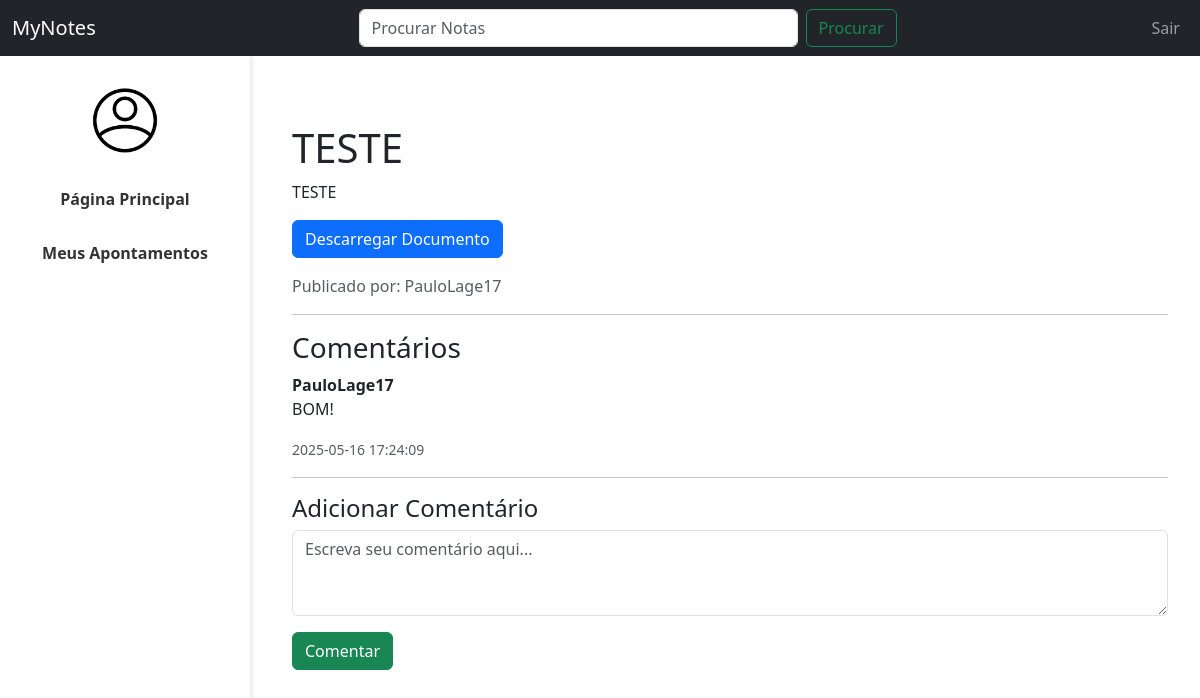
Screenshot of /MyNotes/publicacao.php?id=21 (signed in) with the database file from the repository.
### tables this page shows
CREATE TABLE `notes` (
  `id` int(11) NOT NULL,
  `user_id` int(11) NOT NULL,
  `id_cadeira` int(11) DEFAULT NULL,
  `escola` int(11) DEFAULT NULL,
  `title` varchar(255) NOT NULL,
  `content` text NOT NULL,
  `private_status` tinyint(2) NOT NULL DEFAULT 1,
  `created_at` timestamp NOT NULL DEFAULT current_timestamp(),
  `updated_at` timestamp NOT NULL DEFAULT current_timestamp() ON UPDATE current_timestamp()
);

CREATE TABLE `userdata` (
  `id` int(11) NOT NULL,
  `username` varchar(20) NOT NULL,
  `email` varchar(100) NOT NULL,
  `password` varchar(255) NOT NULL,
  `aprovado` tinyint(1) NOT NULL DEFAULT 0,
  `admin` tinyint(2) NOT NULL DEFAULT 0,
  `escola` int(11) DEFAULT NULL
);

CREATE TABLE `comments` (
  `id` int(11) NOT NULL,
  `note_id` int(11) NOT NULL,
  `user_id` int(11) NOT NULL,
  `comment` text NOT NULL,
  `created_at` timestamp NOT NULL DEFAULT current_timestamp()
);

### MyNotes/publicacao.php (the view, shortened to what this page needs)
<?php
$conn = new mysqli("localhost", "root", "", "notesdb");
$note_id = isset($_GET['id']) ? intval($_GET['id']) : 0;
$sql = "SELECT n.title, n.content, nf.file_path, u.username
        FROM notes n
        LEFT JOIN note_files nf ON n.id = nf.note_id
        LEFT JOIN userdata u ON n.user_id = u.id
        WHERE n.id = ?";
$stmt = $conn->prepare($sql);
$stmt->bind_param("i", $note_id);
$stmt->execute();
$note = $stmt->get_result()->fetch_assoc();
$sql_comments = "SELECT c.id AS comment_id, c.comment, c.created_at, u.username
                 FROM comments c
                 JOIN userdata u ON c.user_id = u.id
                 WHERE c.note_id = ?
                 ORDER BY c.created_at DESC";
$stmt_comments = $conn->prepare($sql_comments);
$stmt_comments->bind_param("i", $note_id);
$stmt_comments->execute();
$comments = $stmt_comments->get_result();
?>
<!DOCTYPE html>
<html lang="pt">
<head>
    <link href="https://cdn.jsdelivr.net/npm/bootstrap@5.3.0/dist/css/bootstrap.min.css" rel="stylesheet">
    <link rel="stylesheet" href="styles.css">
</head>
<body>
<nav class="navbar navbar-expand-lg navbar-dark bg-dark">
    <div class="container-fluid">
        <a class="navbar-brand" href="index.php">MyNotes</a>
        <div class="collapse navbar-collapse" id="navbarNav">
            <ul class="navbar-nav w-100 align-items-center">
                <li class="nav-item mx-auto search-form" style="width: 50%;">
                    <form class="d-flex">
                        <input class="form-control me-2" type="search" placeholder="Procurar Notas" aria-label="Search">
                        <button class="btn btn-outline-success" type="submit">Procurar</button>
                    </form>
                </li>
                <?php if (isset($_SESSION["user_id"])): ?>
                    <li class="nav-item">
                        <a class="nav-link" href="logout.php">Sair</a>
                    </li>
                <?php else: ?>
                    <li class="nav-item">
                        <a class="nav-link" href="login.php">Login</a>
                    </li>
                <?php endif; ?>
            </ul>
        </div>
    </div>
</nav>
<div class="sidebar" style="text-align: center;">
    <a href="perfil.php" style="border: none; background: none; padding: 0;">
        <img src="./img/avatar.png" class="rounded-circle" style="width: 80px; border: none;" alt="Avatar" />
    </a>
    <a href="index.php">Página Principal</a>
    <a href="apontamentos.php">Meus Apontamentos</a>
</div>
<div class="content">
    <div class="container mt-5">
        <h1><?php echo htmlspecialchars($note["title"]); ?></h1>
        <p><?php echo nl2br(htmlspecialchars($note["content"])); ?></p>
        <?php if (!empty($note["file_path"])): ?>
            <a href="<?php echo htmlspecialchars($note["file_path"]); ?>" class="btn btn-primary" download>Descarregar Documento</a>
        <?php endif; ?>
        <p class="text-muted mt-3">Publicado por: <?php echo htmlspecialchars($note["username"]); ?></p>
        <hr>
        <h3>Comentários</h3>
        <?php if ($comments->num_rows > 0): ?>
            <?php while ($comment = $comments->fetch_assoc()): ?>
                <div class="mb-3">
                    <strong><?php echo htmlspecialchars($comment["username"]); ?></strong>
                    <p><?php echo nl2br(htmlspecialchars($comment["comment"])); ?></p>
                    <small class="text-muted"><?php echo $comment["created_at"]; ?></small>
                </div>
            <?php endwhile; ?>
        <?php else: ?>
            <p>Não há comentários ainda. Seja o primeiro a comentar!</p>
        <?php endif; ?>
        <hr>
        <h4>Adicionar Comentário</h4>
        <form method="POST">
            <div class="mb-3">
                <textarea name="comment" class="form-control" rows="3" placeholder="Escreva seu comentário aqui..." required></textarea>
            </div>
            <button type="submit" class="btn btn-success">Comentar</button>
        </form>
    </div>
</div>
</body>
</html>

### MyNotes/styles.css (style rules this page uses)
.sidebar { width: 250px; height: 100vh; position: fixed; left: 0; top: 56px; padding-top: 20px; box-shadow: 2px 0 5px rgba(0, 0, 0, 0.1); }
.sidebar a { display: block; padding: 15px; color: #333; text-decoration: none; font-weight: bold; }
.content { margin-left: 260px; padding: 20px; max-width: calc(100% - 260px); }

### rows the page displays
notes: title "TESTE", content "TESTE", user.username "PauloLage17"
comments: user.username "PauloLage17", comment "BOM!", created_at "2025-05-16 17:24:09"
